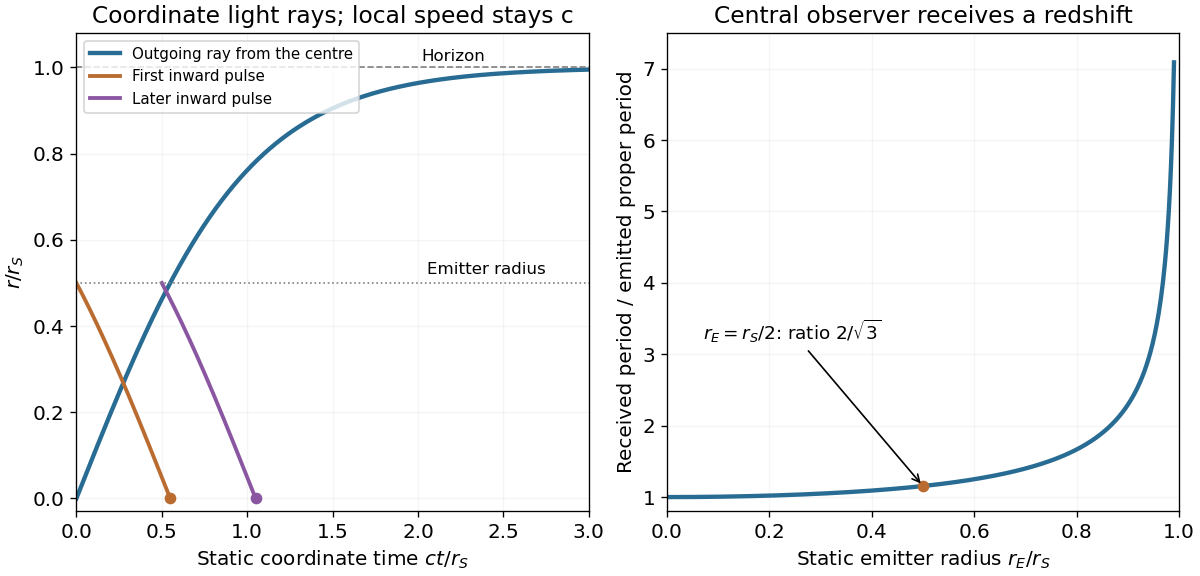

Source code (Python):
from pathlib import Path
import numpy as np
import matplotlib
matplotlib.use("Agg")
import matplotlib.pyplot as plt
plt.rcParams.update({"font.size":12,"axes.titlesize":14,"figure.facecolor":"white","axes.facecolor":"white","savefig.facecolor":"white","savefig.transparent":False})

fig,(ax,bx)=plt.subplots(1,2,figsize=(10,4.8),layout="constrained")
t=np.linspace(0,3,600);ax.plot(t,np.tanh(t),lw=2.6,color="#286c94",label="Outgoing ray from the centre")
delay=np.arctanh(.5)
for te,col,lab in [(0,"#b96b30","First inward pulse"),(.5,"#8b56a1","Later inward pulse")]:
 q=np.linspace(te,te+delay,180);ax.plot(q,np.tanh(delay-(q-te)),color=col,lw=2.3,label=lab);ax.plot(te+delay,0,"o",color=col)
ax.axhline(1,ls="--",lw=1,color="gray");ax.axhline(.5,ls=":",lw=1,color="gray");ax.text(2.05,.52,"Emitter radius",fontsize=10);ax.text(2.02,1.015,"Horizon",fontsize=10)
ax.set(xlabel=r"Static coordinate time $ct/r_S$",ylabel=r"$r/r_S$",xlim=(0,3),ylim=(-.03,1.08),title="Coordinate light rays; local speed stays c");ax.legend(fontsize=9,loc="upper left");ax.grid(alpha=.12)
u=np.linspace(0,.99,500);ratio=1/np.sqrt(1-u*u);bx.plot(u,ratio,lw=2.6,color="#286c94");bx.plot(.5,2/np.sqrt(3),"o",color="#b96b30");bx.annotate(r"$r_E=r_S/2$: ratio $2/\sqrt{3}$",xy=(.5,2/np.sqrt(3)),xytext=(.07,3.2),arrowprops={"arrowstyle":"->"},fontsize=11)
bx.set(xlabel=r"Static emitter radius $r_E/r_S$",ylabel=r"Received period / emitted proper period",xlim=(0,1),ylim=(.8,7.5),title="Central observer receives a redshift");bx.grid(alpha=.12)
fig.savefig(Path.cwd()/Path(__file__).with_suffix(".png").name,dpi=120)
plt.close(fig)
